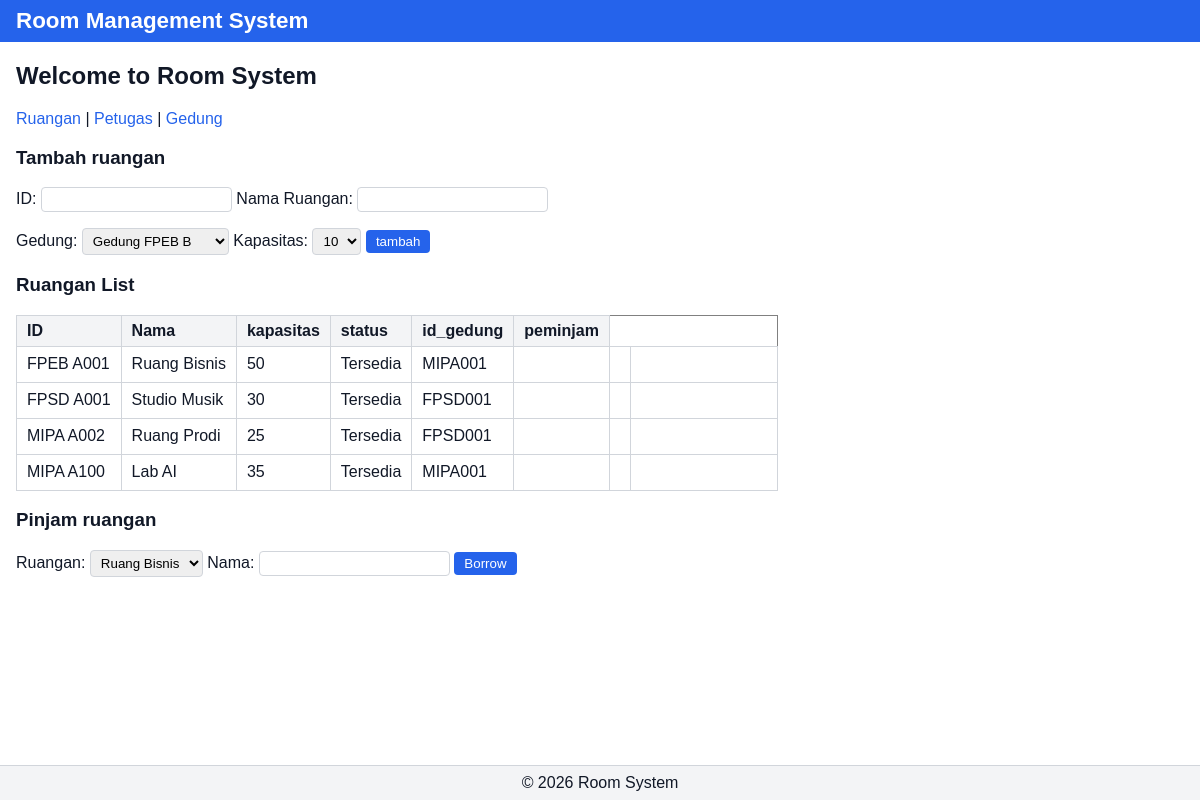
The page /?page=ruangan on the database its author committed.
### tables this page shows
CREATE TABLE `ruangan` (
  `id_ruangan` varchar(100) NOT NULL,
  `nama_ruangan` varchar(100) DEFAULT NULL,
  `kapasitas_ruangan` int(11) DEFAULT NULL,
  `status_ruangan` varchar(100) NOT NULL DEFAULT 'Tersedia',
  `id_gedung` varchar(20) NOT NULL,
  `peminjam` varchar(100) DEFAULT NULL,
  PRIMARY KEY (`id_ruangan`),
  KEY `fk_ruangan_gedung` (`id_gedung`),
  CONSTRAINT `fk_ruangan_gedung` FOREIGN KEY (`id_gedung`) REFERENCES `gedung` (`id_gedung`)
);

### connection/db.php (called while the page is built, shortened)
<?php
class Database
{
    private $host = "localhost";
    private $username = "app_user";
    private $password = "kunaonatuh1";
    private $dbname = "db_pinjam_ruangan";
    public function __construct()
    {
        try {
            $this->conn = new PDO("mysql:host=$this->host;dbname=$this->dbname", $this->username, $this->password);
        } catch (PDOException $e) {
            echo "Connection failed: " . $e->getMessage();
        }
    }
}
?>

### class/gedung.php (called while the page is built, shortened)
<?php
require_once 'connection/db.php';
class gedung
{
    private $db;
    public function __construct()
    {
        $this->db = (new Database())->conn;
    }
    public function getAllGedung()
    {
        try {
            $stmt = $this->db->query("SELECT * FROM gedung");
            return $stmt->fetchAll(PDO::FETCH_ASSOC);
        } catch (PDOException $e) {
            echo "Fetch failed: " . $e->getMessage();
        }
    }
}

### class/ruangan.php (called while the page is built, shortened)
<?php
require_once 'connection/db.php';
class ruangan
{
    private $db;
    public function __construct()
    {
        $this->db = (new Database())->conn;
    }
    public function getAllRuangan()
    {
        try {
            $stmt = $this->db->query("SELECT * FROM ruangan");
            return $stmt->fetchAll(PDO::FETCH_ASSOC);
        } catch (PDOException $e) {
            echo "Fetch failed: " . $e->getMessage();
        }
    }
}
?>

### view/Ruangan.php (the view, shortened to what this page needs)
<?php
$daftarKapasitas = range(KAPASITAS_MIN, KAPASITAS_MAX, KAPASITAS_STEP);
$daftarGedung = $gedung->getAllGedung();
?>
<h3>Tambah ruangan</h3>
<form method="POST" action="?page=ruangan">
    <label>ID:</label>
    <input type="text" id="id_ruangan" name="<?= "id_ruangan" ?>">
    <label>Nama Ruangan:</label>
    <input type="text" id="nama_ruangan" name="<?= "nama_ruangan" ?>">
    <label>Gedung:</label>
    <select name="id_gedung">
        <?php foreach ($daftarGedung as $g): ?>
            <option value="<?= $g['id_gedung'] ?>"><?= $g['nama_gedung'] ?></option>
        <?php endforeach; ?>
    </select>
    <label>Kapasitas:</label>
    <select name="Kapasitas">
        <?php foreach ($daftarKapasitas as $kapasitas): ?>
            <option value="<?= $kapasitas ?>"><?= $kapasitas ?></option>
        <?php endforeach; ?>
    </select>
    <button type="submit" name="tambah">tambah</button>
</form>
<h3>Ruangan List</h3>
<table border="1">
    <tr>
        <th>ID</th>
        <th>Nama</th>
        <th>kapasitas</th>
        <th>status</th>
        <th>id_gedung</th>
        <th>peminjam</th>
    </tr>
    <?php foreach ($ruangan->getAllRuangan() as $b): ?>
        <tr>
            <td><?= $b['id_ruangan'] ?></td>
            <td><?= $b['nama_ruangan'] ?></td>
            <td><?= $b['kapasitas_ruangan'] ?></td>
            <td><?= $b['status_ruangan'] ?></td>
            <td><?= $b['id_gedung'] ?></td>
            <td><?= $b['peminjam'] ?></td>
            <td>
            </td>
        </tr>
    <?php endforeach; ?>
</table>
<h3>Pinjam ruangan</h3>
<form method="POST" action="?page=ruangan">
    <label>Ruangan:</label>
    <select name="id_ruangan">
        <?php foreach ($ruangan->getAllRuangan() as $b): ?>
            <?php if ($b['status_ruangan'] != "Tidak Tersedia"): ?>
                <option value="<?= $b['id_ruangan'] ?>"><?= $b['nama_ruangan'] ?></option>
            <?php endif; ?>
        <?php endforeach; ?>
    </select>
    <label for="nama">Nama:</label>
    <input type="text" id="nama" name="<?= "nama" ?>">
    <button type="submit" name="borrow">Borrow</button>
</form>

### style.css (style rules this page uses)
:root { --color-primary: #2563eb; --color-danger: #dc2626; --color-border: #d1d5db; --color-header-bg: #f3f4f6; --color-selected: #fef08a; }
body { display: flex; flex-direction: column; min-height: 100vh; margin: 0; font-family: Arial, sans-serif; color: #111827; }
table { border-collapse: collapse; }
th, td { padding: 6px 10px; border: 1px solid var(--color-border); text-align: left; }
th { background: var(--color-header-bg); }
input, select { padding: 4px 6px; border: 1px solid var(--color-border); border-radius: 4px; }
button { padding: 4px 10px; border: none; border-radius: 4px; background: var(--color-primary); color: #fff; cursor: pointer; }

### rows shown on the page
ruangan: id_ruangan "FPEB A001", nama_ruangan "Ruang Bisnis", kapasitas_ruangan "50", status_ruangan "Tersedia", id_gedung "MIPA001"
ruangan: id_ruangan "FPSD A001", nama_ruangan "Studio Musik", kapasitas_ruangan "30", status_ruangan "Tersedia", id_gedung "FPSD001"
ruangan: id_ruangan "MIPA A002", nama_ruangan "Ruang Prodi", kapasitas_ruangan "25", status_ruangan "Tersedia", id_gedung "FPSD001"
ruangan: id_ruangan "MIPA A100", nama_ruangan "Lab AI", kapasitas_ruangan "35", status_ruangan "Tersedia", id_gedung "MIPA001"

### other values the page prints
form field id_gedung "Gedung FPEB B"
form field Kapasitas "10"
form field id_ruangan "Ruang Bisnis"
